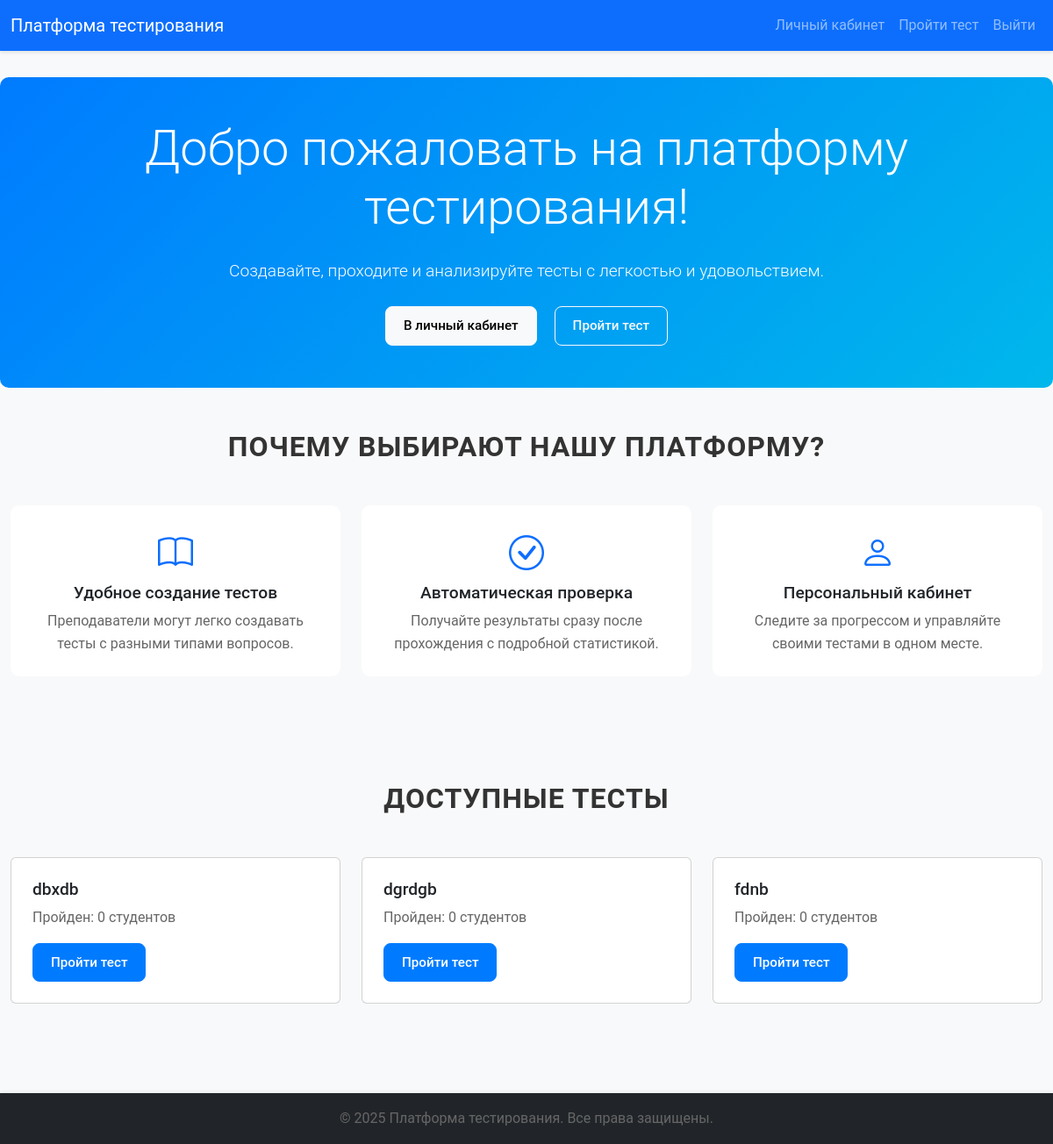
/ (signed in), run on the app's committed database.
### main/models.py (models this page shows, shortened)
class Test(models.Model):
    title = models.CharField(max_length=255)
    description = models.TextField()
    creator = models.ForeignKey(User, on_delete=models.CASCADE, related_name='created_tests')
    code = models.CharField(max_length=10, unique=True, blank=True)
    time_limit = models.IntegerField()
    is_active = models.BooleanField(default=True)
    is_personalized = models.BooleanField(default=False)
    grading_scheme = models.ForeignKey(GradingScheme, on_delete=models.SET_NULL, null=True, blank=True)

### main/views.py (the view)
# urls.py: path('', views.index, name='index'),
def index(request):
    context = {}
    if request.user.is_authenticated:
        if request.user.profile.role == 'student':
            tests = Test.objects.filter(is_active=True).annotate(
                student_count=Count('studentanswer__user', distinct=True)
            )[:3]  # Показываем только 3 последних теста
            context['tests'] = tests
            context['user_role'] = 'student'
        elif request.user.profile.role == 'teacher':
            tests = Test.objects.filter(creator=request.user).annotate(
                student_count=Count('studentanswer__user', distinct=True)
            ).order_by('-id')[:3]
            context['tests'] = tests
            context['user_role'] = 'teacher'
    return render(request, 'main/index.html', context)

### main/templates/main/index.html (shortened to what this page needs)
{% extends 'base.html' %}
{% load static %}
{% load custom_filters %}
{% block content %}
<link rel="stylesheet" href="{% static 'main/css/styles.css' %}">
<section class="hero-section text-center text-white bg-primary py-5">
    <div class="container">
        <h1 class="display-4 mb-3">Добро пожаловать на платформу тестирования!</h1>
        <p class="lead mb-4">Создавайте, проходите и анализируйте тесты с легкостью и удовольствием.</p>
        {% if user.is_authenticated %}
            <a href="{% if user_role == 'student' %}{% url 'student_dashboard' %}{% else %}{% url 'teacher_dashboard' %}{% endif %}" class="btn btn-light btn-lg mx-2">В личный кабинет</a>
            {% if user_role == 'teacher' %}
                <a href="{% url 'create_test' %}" class="btn btn-outline-light btn-lg mx-2">Создать тест</a>
            {% else %}
                <a href="{% url 'enter_test_code' %}" class="btn btn-outline-light btn-lg mx-2">Пройти тест</a>
            {% endif %}
        {% else %}
            <a href="{% url 'register' %}" class="btn btn-light btn-lg mx-2">Зарегистрироваться</a>
            <a href="{% url 'login' %}" class="btn btn-outline-light btn-lg mx-2">Войти</a>
        {% endif %}
    </div>
</section>
<section class="features-section py-5">
    <div class="container">
        <h2 class="text-center mb-5">Почему выбирают нашу платформу?</h2>
        <div class="row">
            <div class="col-md-4 mb-4">
                <div class="card h-100 text-center">
                    <div class="card-body">
                        <i class="bi bi-book fs-1 text-primary mb-3"></i>
                        <h5 class="card-title">Удобное создание тестов</h5>
                        <p class="card-text">Преподаватели могут легко создавать тесты с разными типами вопросов.</p>
                    </div>
                </div>
            </div>
            <div class="col-md-4 mb-4">
                <div class="card h-100 text-center">
                    <div class="card-body">
                        <i class="bi bi-check-circle fs-1 text-primary mb-3"></i>
                        <h5 class="card-title">Автоматическая проверка</h5>
                        <p class="card-text">Получайте результаты сразу после прохождения с подробной статистикой.</p>
                    </div>
                </div>
            </div>
            <div class="col-md-4 mb-4">
                <div class="card h-100 text-center">
                    <div class="card-body">
                        <i class="bi bi-person fs-1 text-primary mb-3"></i>
                        <h5 class="card-title">Персональный кабинет</h5>
                        <p class="card-text">Следите за прогрессом и управляйте своими тестами в одном месте.</p>
                    </div>
                </div>
            </div>
        </div>
    </div>
</section>
{% if user.is_authenticated %}
<section class="tests-section py-5 bg-light">
    <div class="container">
        <h2 class="text-center mb-5">
            {% if user_role == 'student' %}Доступные тесты{% else %}Ваши последние тесты{% endif %}
        </h2>
        {% if tests %}
        <div class="row">
            {% for test in tests %}
            <div class="col-md-4 mb-4">
                <div class="card h-100">
                    <div class="card-body">
                        <h5 class="card-title">{{ test.title }}</h5>
                        <p class="card-text">
                            {% if user_role == 'student' %}
                                Пройден: {{ test.student_count }} студент{% if test.student_count != 1 %}ов{% endif %}
                            {% else %}
                                Создан: {{ test.created_at|date:"d.m.Y" }}<br>
                                Пройден: {{ test.student_count }} студент{% if test.student_count != 1 %}ов{% endif %}
                            {% endif %}
                        </p>
                        {% if user_role == 'student' %}
                            <a href="{% url 'start_test' test.id %}" class="btn btn-primary">Пройти тест</a>
                        {% else %}
                            <a href="{% url 'test_results' test.id %}" class="btn btn-primary">Результаты</a>
                        {% endif %}
                    </div>
                </div>
            </div>
            {% endfor %}
        </div>
        {% endif %}
    </div>
</section>
{% endif %}
{% endblock %}

### main/static/main/css/styles.css (style rules this page uses)
body { background-color: #f8f9fa; font-family: 'Roboto', sans-serif; color: #333; line-height: 1.6; }
.container { max-width: 1200px; margin: 0 auto; }
h2, h4, h5, label, p, span { font-family: 'Roboto', sans-serif; }
h2 { font-size: 2rem; font-weight: 700; color: #333; text-align: center; text-transform: uppercase; letter-spacing: 1px; margin-bottom: 2rem; }
h5 { font-size: 1.2rem; font-weight: 500; color: #333; margin-bottom: 1rem; }
p { font-size: 1rem; color: #666; }
.btn { font-family: 'Roboto', sans-serif; font-size: 0.95rem; font-weight: 500; padding: 10px 20px; border-radius: 8px; transition: all 0.3s ease; }
.btn-primary { background-color: #007bff; border-color: #007bff; }
.mb-3 { margin-bottom: 1.5rem !important; }
.hero-section { background: linear-gradient(135deg, #007bff 0%, #00b7eb 100%); color: #fff; padding: 3rem 0; border-radius: 10px; text-align: center; }
.hero-section p { color: #fff; font-size: 1.2rem; }
.features-section .card { transition: transform 0.3s ease, box-shadow 0.3s ease; border: none; border-radius: 10px; overflow: hidden; }
.bi { color: #007bff; }
.card-body { padding: 1.5rem; }

### data on the page
Test: title "dbxdb", student_count "0", shows "ов"
Test: title "dgrdgb", student_count "0", shows "ов"
Test: title "fdnb", student_count "0", shows "ов"
